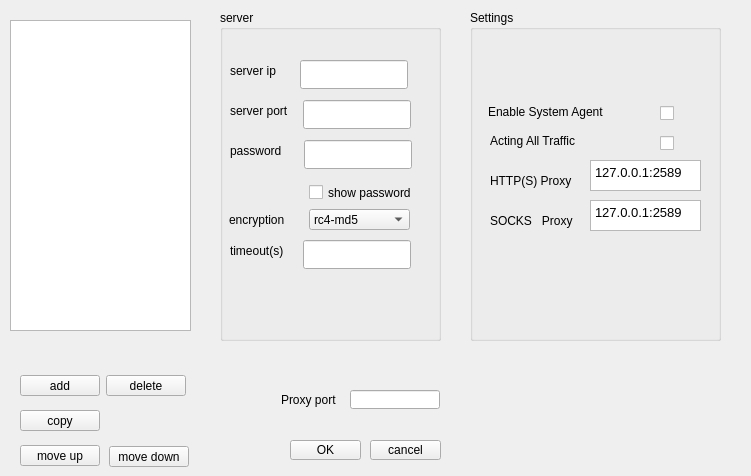
<?xml version="1.0" encoding="UTF-8"?>
<ui version="4.0">
 <class>Form</class>
 <widget class="QWidget" name="Form">
  <property name="geometry">
   <rect>
    <x>0</x>
    <y>0</y>
    <width>751</width>
    <height>476</height>
   </rect>
  </property>
  <property name="windowTitle">
   <string>Form</string>
  </property>
  <widget class="QPushButton" name="pushButton">
   <property name="geometry">
    <rect>
     <x>20</x>
     <y>410</y>
     <width>80</width>
     <height>21</height>
    </rect>
   </property>
   <property name="text">
    <string>copy</string>
   </property>
  </widget>
  <widget class="QPushButton" name="pushButton_2">
   <property name="geometry">
    <rect>
     <x>20</x>
     <y>375</y>
     <width>80</width>
     <height>21</height>
    </rect>
   </property>
   <property name="text">
    <string>add</string>
   </property>
  </widget>
  <widget class="QPushButton" name="pushButton_3">
   <property name="geometry">
    <rect>
     <x>106</x>
     <y>375</y>
     <width>80</width>
     <height>21</height>
    </rect>
   </property>
   <property name="text">
    <string>delete</string>
   </property>
  </widget>
  <widget class="QPushButton" name="pushButton_4">
   <property name="geometry">
    <rect>
     <x>20</x>
     <y>445</y>
     <width>80</width>
     <height>21</height>
    </rect>
   </property>
   <property name="text">
    <string>move up</string>
   </property>
  </widget>
  <widget class="QPushButton" name="pushButton_5">
   <property name="geometry">
    <rect>
     <x>109</x>
     <y>446</y>
     <width>80</width>
     <height>21</height>
    </rect>
   </property>
   <property name="text">
    <string>move down</string>
   </property>
  </widget>
  <widget class="QPushButton" name="pushButton_6">
   <property name="geometry">
    <rect>
     <x>290</x>
     <y>440</y>
     <width>71</width>
     <height>20</height>
    </rect>
   </property>
   <property name="text">
    <string>OK</string>
   </property>
  </widget>
  <widget class="QPushButton" name="pushButton_7">
   <property name="geometry">
    <rect>
     <x>370</x>
     <y>440</y>
     <width>71</width>
     <height>20</height>
    </rect>
   </property>
   <property name="text">
    <string>cancel</string>
   </property>
  </widget>
  <widget class="QListWidget" name="listWidget">
   <property name="geometry">
    <rect>
     <x>10</x>
     <y>20</y>
     <width>181</width>
     <height>311</height>
    </rect>
   </property>
  </widget>
  <widget class="QLineEdit" name="lineEdit_8">
   <property name="geometry">
    <rect>
     <x>350</x>
     <y>390</y>
     <width>90</width>
     <height>19</height>
    </rect>
   </property>
  </widget>
  <widget class="QGroupBox" name="groupBox">
   <property name="geometry">
    <rect>
     <x>220</x>
     <y>10</y>
     <width>221</width>
     <height>331</height>
    </rect>
   </property>
   <property name="title">
    <string>server</string>
   </property>
   <widget class="QLineEdit" name="lineEdit_13">
    <property name="geometry">
     <rect>
      <x>80</x>
      <y>50</y>
      <width>108</width>
      <height>29</height>
     </rect>
    </property>
   </widget>
   <widget class="QLabel" name="label_7">
    <property name="geometry">
     <rect>
      <x>10</x>
      <y>50</y>
      <width>64</width>
      <height>21</height>
     </rect>
    </property>
    <property name="text">
     <string>server ip    </string>
    </property>
   </widget>
   <widget class="QLabel" name="label_6">
    <property name="geometry">
     <rect>
      <x>10</x>
      <y>230</y>
      <width>67</width>
      <height>21</height>
     </rect>
    </property>
    <property name="text">
     <string>timeout(s) </string>
    </property>
   </widget>
   <widget class="QLineEdit" name="lineEdit_11">
    <property name="geometry">
     <rect>
      <x>84</x>
      <y>130</y>
      <width>108</width>
      <height>29</height>
     </rect>
    </property>
   </widget>
   <widget class="QLabel" name="label_4">
    <property name="geometry">
     <rect>
      <x>10</x>
      <y>90</y>
      <width>67</width>
      <height>21</height>
     </rect>
    </property>
    <property name="text">
     <string>server port</string>
    </property>
   </widget>
   <widget class="QCheckBox" name="checkBox">
    <property name="geometry">
     <rect>
      <x>89</x>
      <y>169</y>
      <width>121</width>
      <height>27</height>
     </rect>
    </property>
    <property name="text">
     <string>show password</string>
    </property>
   </widget>
   <widget class="QLabel" name="label_5">
    <property name="geometry">
     <rect>
      <x>10</x>
      <y>130</y>
      <width>68</width>
      <height>21</height>
     </rect>
    </property>
    <property name="text">
     <string>password   </string>
    </property>
   </widget>
   <widget class="QLineEdit" name="lineEdit_12">
    <property name="geometry">
     <rect>
      <x>83</x>
      <y>230</y>
      <width>108</width>
      <height>29</height>
     </rect>
    </property>
   </widget>
   <widget class="QComboBox" name="comboBox">
    <property name="geometry">
     <rect>
      <x>89</x>
      <y>199</y>
      <width>101</width>
      <height>21</height>
     </rect>
    </property>
    <item>
     <property name="text">
      <string>rc4-md5</string>
     </property>
    </item>
    <item>
     <property name="text">
      <string>salas20</string>
     </property>
    </item>
    <item>
     <property name="text">
      <string>chacha20</string>
     </property>
    </item>
   </widget>
   <widget class="QLabel" name="label_2">
    <property name="geometry">
     <rect>
      <x>9</x>
      <y>199</y>
      <width>71</width>
      <height>21</height>
     </rect>
    </property>
    <property name="text">
     <string>encryption</string>
    </property>
   </widget>
   <widget class="QLineEdit" name="lineEdit_10">
    <property name="geometry">
     <rect>
      <x>83</x>
      <y>90</y>
      <width>108</width>
      <height>29</height>
     </rect>
    </property>
   </widget>
  </widget>
  <widget class="QGroupBox" name="groupBox_2">
   <property name="geometry">
    <rect>
     <x>470</x>
     <y>10</y>
     <width>251</width>
     <height>331</height>
    </rect>
   </property>
   <property name="title">
    <string>Settings</string>
   </property>
   <widget class="QTextEdit" name="textEdit_2">
    <property name="geometry">
     <rect>
      <x>120</x>
      <y>190</y>
      <width>111</width>
      <height>31</height>
     </rect>
    </property>
    <property name="html">
     <string>&lt;!DOCTYPE HTML PUBLIC &quot;-//W3C//DTD HTML 4.0//EN&quot; &quot;http://www.w3.org/TR/REC-html40/strict.dtd&quot;&gt;
&lt;html&gt;&lt;head&gt;&lt;meta name=&quot;qrichtext&quot; content=&quot;1&quot; /&gt;&lt;style type=&quot;text/css&quot;&gt;
p, li { white-space: pre-wrap; }
&lt;/style&gt;&lt;/head&gt;&lt;body style=&quot; font-family:'Fira Sans Semi-Light'; font-size:10pt; font-weight:400; font-style:normal;&quot;&gt;
&lt;p style=&quot; margin-top:0px; margin-bottom:0px; margin-left:0px; margin-right:0px; -qt-block-indent:0; text-indent:0px;&quot;&gt;127.0.0.1:2589&lt;/p&gt;&lt;/body&gt;&lt;/html&gt;</string>
    </property>
   </widget>
   <widget class="QCheckBox" name="checkBox_4">
    <property name="geometry">
     <rect>
      <x>190</x>
      <y>120</y>
      <width>21</width>
      <height>27</height>
     </rect>
    </property>
    <property name="text">
     <string/>
    </property>
   </widget>
   <widget class="QCheckBox" name="checkBox_2">
    <property name="geometry">
     <rect>
      <x>190</x>
      <y>90</y>
      <width>21</width>
      <height>27</height>
     </rect>
    </property>
    <property name="text">
     <string/>
    </property>
   </widget>
   <widget class="QTextEdit" name="textEdit">
    <property name="geometry">
     <rect>
      <x>120</x>
      <y>150</y>
      <width>111</width>
      <height>31</height>
     </rect>
    </property>
    <property name="html">
     <string>&lt;!DOCTYPE HTML PUBLIC &quot;-//W3C//DTD HTML 4.0//EN&quot; &quot;http://www.w3.org/TR/REC-html40/strict.dtd&quot;&gt;
&lt;html&gt;&lt;head&gt;&lt;meta name=&quot;qrichtext&quot; content=&quot;1&quot; /&gt;&lt;style type=&quot;text/css&quot;&gt;
p, li { white-space: pre-wrap; }
&lt;/style&gt;&lt;/head&gt;&lt;body style=&quot; font-family:'Fira Sans Semi-Light'; font-size:10pt; font-weight:400; font-style:normal;&quot;&gt;
&lt;p style=&quot; margin-top:0px; margin-bottom:0px; margin-left:0px; margin-right:0px; -qt-block-indent:0; text-indent:0px;&quot;&gt;127.0.0.1:2589&lt;/p&gt;&lt;/body&gt;&lt;/html&gt;</string>
    </property>
   </widget>
   <widget class="QLabel" name="label_9">
    <property name="geometry">
     <rect>
      <x>18</x>
      <y>91</y>
      <width>141</width>
      <height>21</height>
     </rect>
    </property>
    <property name="text">
     <string>Enable System Agent</string>
    </property>
   </widget>
   <widget class="QLabel" name="label_15">
    <property name="geometry">
     <rect>
      <x>20</x>
      <y>160</y>
      <width>91</width>
      <height>21</height>
     </rect>
    </property>
    <property name="text">
     <string>HTTP(S) Proxy</string>
    </property>
   </widget>
   <widget class="QLabel" name="label_14">
    <property name="geometry">
     <rect>
      <x>20</x>
      <y>120</y>
      <width>141</width>
      <height>21</height>
     </rect>
    </property>
    <property name="text">
     <string>Acting All Traffic</string>
    </property>
   </widget>
   <widget class="QLabel" name="label_16">
    <property name="geometry">
     <rect>
      <x>20</x>
      <y>200</y>
      <width>91</width>
      <height>21</height>
     </rect>
    </property>
    <property name="text">
     <string>SOCKS   Proxy</string>
    </property>
   </widget>
  </widget>
  <widget class="QLabel" name="label_8">
   <property name="geometry">
    <rect>
     <x>281</x>
     <y>390</y>
     <width>63</width>
     <height>19</height>
    </rect>
   </property>
   <property name="text">
    <string>Proxy port</string>
   </property>
  </widget>
 </widget>
 <resources/>
 <connections/>
</ui>
